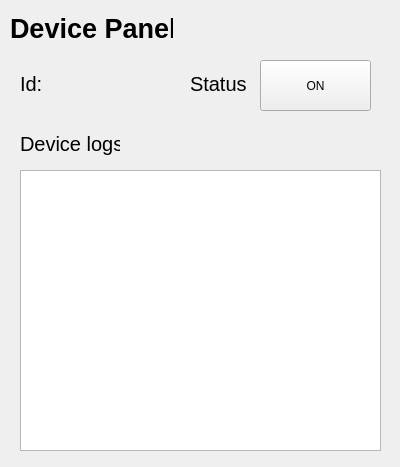
<?xml version="1.0" encoding="UTF-8"?>
<ui version="4.0">
 <class>DetectorMgmntPanel</class>
 <widget class="QWidget" name="DetectorMgmntPanel">
  <property name="geometry">
   <rect>
    <x>0</x>
    <y>0</y>
    <width>400</width>
    <height>467</height>
   </rect>
  </property>
  <property name="windowTitle">
   <string>Form</string>
  </property>
  <widget class="QLabel" name="label_4">
   <property name="geometry">
    <rect>
     <x>190</x>
     <y>70</y>
     <width>57</width>
     <height>27</height>
    </rect>
   </property>
   <property name="font">
    <font>
     <pointsize>15</pointsize>
    </font>
   </property>
   <property name="text">
    <string>Status:</string>
   </property>
  </widget>
  <widget class="QLabel" name="label_id">
   <property name="geometry">
    <rect>
     <x>60</x>
     <y>70</y>
     <width>57</width>
     <height>27</height>
    </rect>
   </property>
   <property name="font">
    <font>
     <pointsize>15</pointsize>
     <bold>true</bold>
    </font>
   </property>
   <property name="text">
    <string>&lt;ID&gt;</string>
   </property>
  </widget>
  <widget class="QLabel" name="label">
   <property name="geometry">
    <rect>
     <x>10</x>
     <y>10</y>
     <width>163</width>
     <height>36</height>
    </rect>
   </property>
   <property name="font">
    <font>
     <pointsize>20</pointsize>
     <bold>true</bold>
    </font>
   </property>
   <property name="text">
    <string>Device Panel</string>
   </property>
  </widget>
  <widget class="QLabel" name="label_2">
   <property name="geometry">
    <rect>
     <x>20</x>
     <y>70</y>
     <width>21</width>
     <height>27</height>
    </rect>
   </property>
   <property name="font">
    <font>
     <pointsize>15</pointsize>
    </font>
   </property>
   <property name="text">
    <string>Id:</string>
   </property>
  </widget>
  <widget class="QPushButton" name="changeStatus_button">
   <property name="geometry">
    <rect>
     <x>260</x>
     <y>60</y>
     <width>111</width>
     <height>51</height>
    </rect>
   </property>
   <property name="text">
    <string>ON</string>
   </property>
  </widget>
  <widget class="QPlainTextEdit" name="logs_plainTextEdit">
   <property name="geometry">
    <rect>
     <x>20</x>
     <y>170</y>
     <width>361</width>
     <height>281</height>
    </rect>
   </property>
   <property name="font">
    <font>
     <pointsize>12</pointsize>
    </font>
   </property>
   <property name="undoRedoEnabled">
    <bool>true</bool>
   </property>
   <property name="readOnly">
    <bool>true</bool>
   </property>
   <property name="plainText">
    <string/>
   </property>
  </widget>
  <widget class="QLabel" name="label_3">
   <property name="geometry">
    <rect>
     <x>20</x>
     <y>130</y>
     <width>100</width>
     <height>27</height>
    </rect>
   </property>
   <property name="font">
    <font>
     <pointsize>15</pointsize>
    </font>
   </property>
   <property name="text">
    <string>Device logs</string>
   </property>
  </widget>
 </widget>
 <resources/>
 <connections/>
</ui>
